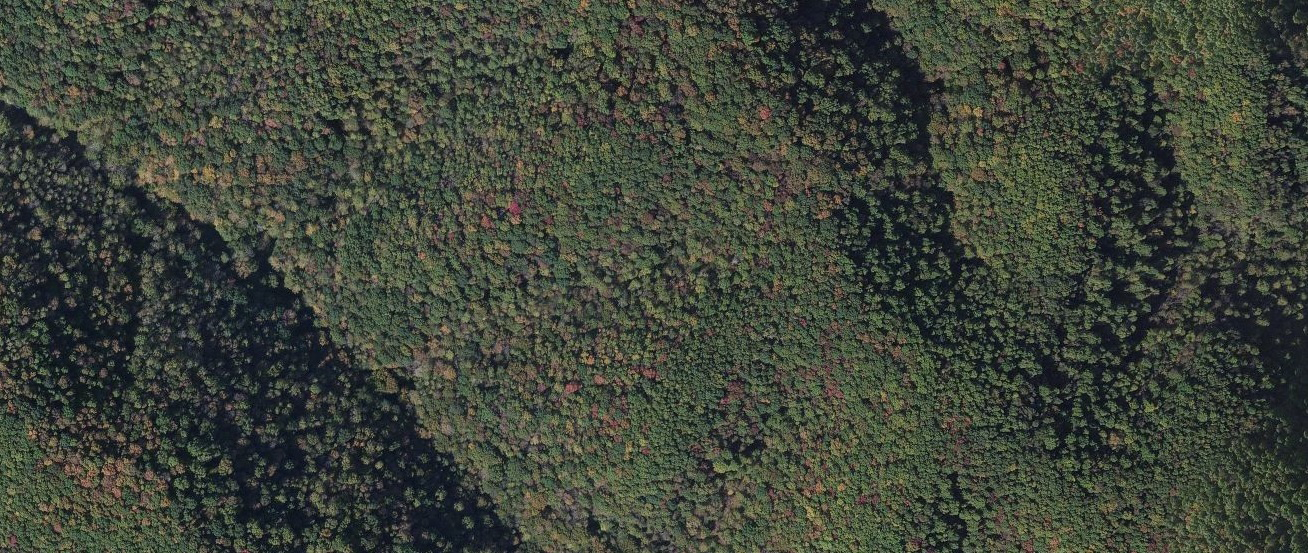
#> input picture code/CNN/Forest/F1.png, 1308 x 553 px; its folder holds only this picture in this run
$ jupyter execute --allow-errors 'CNN3-BP-Marjo_3 -Copy1.ipynb'   (shell and % lines are left out)   (Python 2 division)
#> lines starting #> are read from the running program, lines starting #| are printed output that depends on the picture
# Le-Net 1 based architecture

We start with 41X41 (I) after first convolution (9x9)we have 33X33 (L1). The next pooling layer reduces dimension with 3 to an output image of 11X11 with 4x4 pooling kernels (L2). Then we apply different types of convolution 4x4 kernels on the L2 layer resulting in 8x8 (L3) . Then followed by pooling 2X2 resulting in 4x4 output map (L4). So we have 16 connection for each element in layer L4 (which depend on the amount of different Covolutions in L3)

\begin{equation}
f(x)=\frac{1}{1+e^{-x}} \\
F_{k}= f( \sum_{i} \mathbf{W^{k}_{i} \cdot y_{i}}-b_{k})
\end{equation}

\begin{equation}
E=\sum_{k} \frac{1}{2}|t_k-F_{k}|^{2} \\
\Delta W_{ij}= - \eta \frac{dE}{d W_{ij}}
\end{equation}

\begin{equation}
\Delta W_{ij}= \sum_{k} - \eta \frac{dE}{d F_{k}} \frac{dF_{k}}{dx_{k}} \frac{dx_{k}}{dW_{ij}}=\sum_{k} \eta (t_{k}-F_{k})\frac{e^{-x_{k}}}{(1+e^{-x_{k}})^{2}} \frac{dx_{k}}{dW_{ij}} \\
= \eta (t_{k}-F_{k})\frac{e^{-x_{k}}}{(1+e^{-x_{k}})^{2}} y_{ij}
\end{equation}

\begin{equation}
\Delta b_{k}= - \eta \frac{dE}{d F_{k}} \frac{dF_{k}}{dx_{k}} \frac{dx_{k}}{b_{k}}=\eta (t_{k}-F_{k})\frac{e^{-x_{k}}}{(1+e^{-x_{k}})^{2}} \cdot-1
\end{equation}

Since $\frac{e^{-x_{k}}}{(1+e^{-x_{k}})^{2}}$ is always positive we can neglect this term in our programme

\begin{equation}
x_{k}=\sum_{ij} W^{k}[i,j] \; y^{4rb}[i,j] - b_{k}
\end{equation}

\begin{equation}
y^{4rb}[i,j]= \sum_{u,v} W^{3rb}[u,v] \; y^{3rb} [2i+u,2j+v]
\end{equation}

\begin{equation}
y^{3rb} [2i+u,2j+v]= f\left (x^{3rb}[2i+u,2j+v] \right)
\end{equation}

\begin{equation}
x^{3rb}[2i+u,2j+v]=\sum_{nm} W^{2rb}[n,m] \; y^{2rb}[n+(2i+u),m+(2j+v)] -b^{3rb}[2i+u,2j+v]
\end{equation}

\begin{equation}
\begin{split}
\Delta W^{2rb}[n,m] =\sum_{k} - \eta  \frac{dE}{dF_{k}}
\frac{dF_{k}}{dx_{k}}
\sum_{ij} \frac{dx_{k}}{dy^{4rb}[i,j]}
 \sum_{uv}\frac{dy^{4rb}[i,j]}{d y^{3rb} [2i+u,2j+v]}
\frac{d y^{3rb} [2i+u,2j+v]}{d x^{3rb}[2i+u,2j+v]}
\sum_{nm}\frac{d x^{3rb}[2i+u,2j+v]}{d W^{2rb}[n,m]}
\end{split}
\end{equation}

\begin{equation}
\begin{split}
\Delta b^{3rb}[2i+u,2j+v] =\sum_{k} - \eta  \frac{dE}{dF_{k}}
\frac{dF_{k}}{dx_{k}}
\sum_{ij} \frac{dx_{k}}{dy^{4rb}[i,j]}
 \sum_{uv}\frac{dy^{4rb}[i,j]}{d y^{3rb} [2i+u,2j+v]}
\frac{d y^{3rb} [2i+u,2j+v]}{d x^{3rb}[2i+u,2j+v]}
\frac{d x^{3rb}[2i+u,2j+v]}{d b^{3rb}[2i+u,2j+v]}
\end{split}
\end{equation}

\begin{equation}
    \frac{dx_{k}}{dy^{4rb}[i,j]} = W^{4rbk}[i,j]\\
\end{equation}

\begin{equation}
    \frac{dy^{4rb}[i,j]}{d y^{3rb} [2i+u,2j+v]} = W^{3rb}[u,v] \\
 \end{equation}


\begin{equation}
\frac{d y^{3rb} [2i+u,2j+v]}{d x^{3rb}[2i+u,2j+v]}=\frac{e^{-x^{3rb}[2i+u,2j+v]}}{(1+e^{-x^{3rb}[2i+u,2j+v]})^2}
\end{equation}
This term is first not included since it is always positive. If the training will not converge it might be possible to include this term

 \begin{equation}
    \frac{d y^{3rb} [2i+u,2j+v]}{d W^{2rb}[n,m]}= y^{2rb} [n+(2i+u),m+(2j+v)] \\
\end{equation}

\begin{equation}
\frac{d x^{3rb}[2i+u,2j+v]}{d b^{3rb}[2i+u,2j+v]}=-1
\end{equation}

[cell 1]
import matplotlib.pyplot as plt
import numpy as np
from numpy import linalg as lin
import scipy.signal as sig
from PIL import Image
import glob
import matplotlib.cm as cm
import itertools

[cell 2]
########### Load Input ############################################################################################################################
# In this script I used the brightness to determine structures, instead of one RGB color:
# this is determined by: 0.2126*R + 0.7152*G + 0.0722*B
# Source: https://en.wikipedia.org/wiki/Relative_luminance

patchSize=40 # patchsize this must be 48 since our network can only handle this value

# Open forest
Amount_data= len(glob.glob('Forest/F*'))
Patches_F=np.empty([1,patchSize,patchSize])
Patches_F_RGB=np.empty([1,patchSize,patchSize,3])
Patches_t=np.empty([3])

for k in range (0, Amount_data):
    name="Forest/F%d.png" % (k+1)
    img = Image.open(name)
#> img is the input picture: PIL image 1308x553 RGB; mean R, G, B 63.1, 68.8, 58.1
    data=img.convert('RGB')
    data= np.asarray( data, dtype="int32" )
    data=0.2126*data[:,:,0]+0.7152*data[:,:,1]+0.0722*data[:,:,2]
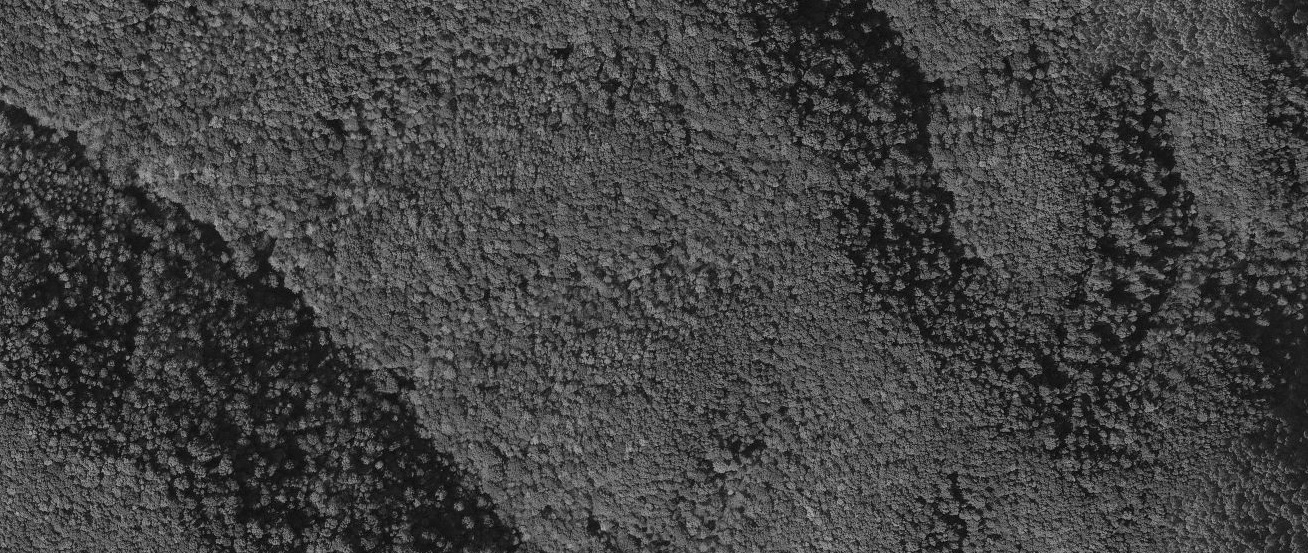
#> data: shape (553, 1308) float64; min 0, max 186.2, mean 66.8
    data2=img.convert('RGB')
    data2= np.asarray( data2, dtype="int32" )

    Yamount=data.shape[0]/patchSize # Counts how many times the windowsize fits in the picture
#> Yamount = 13
    Xamount=data.shape[1]/patchSize # Counts how many times the windowsize fits in the picture
#> Xamount = 32

    # Create patches for structure
    data_t=np.array([[data[j*patchSize:(j+1)*patchSize,i*patchSize:(i+1)*patchSize] for i in range(0,Xamount)] for j in range(0,Yamount)])
    data_t=np.reshape(data_t, [data_t.shape[0]*data_t.shape[1], patchSize, patchSize])
    Patches_F=np.append(Patches_F,data_t,axis=0)
    #Create patches for colour
    data_t=np.array([[data2[j*patchSize:(j+1)*patchSize,i*patchSize:(i+1)*patchSize,:] for i in range(0,Xamount)] for j in range(0,Yamount)])
    data_t=np.reshape(data_t, [data_t.shape[0]*data_t.shape[1], patchSize, patchSize, 3])
    Patches_F_RGB=np.append(Patches_F_RGB, data_t,axis=0)
Patches_F=np.delete(Patches_F, 0,0)
Patches_F_RGB=np.delete(Patches_F_RGB, 0,0)

# Open city
Amount_data= len(glob.glob('City/C*'))
Patches_C=np.empty([1,patchSize,patchSize])
Patches_C_RGB=np.empty([1,patchSize,patchSize,3])
Patches_t=np.empty([3])

for k in range (0, Amount_data):
    name="City/C%d.png" % (k+1)
    img = Image.open(name)
    data=img.convert('RGB')
    data = np.asarray( data, dtype="int32" )
    data=0.2126*data[:,:,0]+0.7152*data[:,:,1]+0.0722*data[:,:,2]
    data2=img.convert('RGB')
    data2= np.asarray( data2, dtype="int32" )

    Yamount=data.shape[0]/patchSize # Counts how many times the windowsize fits in the picture
    Xamount=data.shape[1]/patchSize # Counts how many times the windowsize fits in the picture

    # Create patches for structure
    data_t=np.array([[data[j*patchSize:(j+1)*patchSize,i*patchSize:(i+1)*patchSize] for i in range(0,Xamount)] for j in range(0,Yamount)])
    data_t=np.reshape(data_t, [data_t.shape[0]*data_t.shape[1], patchSize, patchSize])
    Patches_C=np.append(Patches_C,data_t,axis=0)
    #Create patches for colour
    data_t=np.array([[data2[j*patchSize:(j+1)*patchSize,i*patchSize:(i+1)*patchSize,:] for i in range(0,Xamount)] for j in range(0,Yamount)])
    data_t=np.reshape(data_t, [data_t.shape[0]*data_t.shape[1], patchSize, patchSize, 3])
    Patches_C_RGB=np.append(Patches_C_RGB, data_t,axis=0)

Patches_C=np.delete(Patches_C, 0,0)
Patches_C_RGB=np.delete(Patches_C_RGB, 0,0)

# Open water
Amount_data= len(glob.glob('Water/W*'))
Patches_W=np.empty([1,patchSize,patchSize])
Patches_W_RGB=np.empty([1,patchSize,patchSize,3])
Patches_t=np.empty([3])

for k in range (0, Amount_data):
    name="Water/W%d.png" % (k+1)
    img = Image.open(name)
    data=img.convert('RGB')
    data = np.asarray( data, dtype="int32" )
    data=0.2126*data[:,:,0]+0.7152*data[:,:,1]+0.0722*data[:,:,2]

    data2 = img.convert('RGB')
    data2 = np.asarray( data2, dtype="int32" )

    Yamount=data.shape[0]/patchSize # Counts how many times the windowsize fits in the picture
    Xamount=data.shape[1]/patchSize # Counts how many times the windowsize fits in the picture

    # Create patches for structure
    data_t=np.array([[data[j*patchSize:(j+1)*patchSize,i*patchSize:(i+1)*patchSize] for i in range(0,Xamount)] for j in range(0,Yamount)])
    data_t=np.reshape(data_t, [data_t.shape[0]*data_t.shape[1], patchSize, patchSize])
    Patches_W=np.append(Patches_W,data_t,axis=0)
    #Create patches for colour
    data_t=np.array([[data2[j*patchSize:(j+1)*patchSize,i*patchSize:(i+1)*patchSize,:] for i in range(0,Xamount)] for j in range(0,Yamount)])
    data_t=np.reshape(data_t, [data_t.shape[0]*data_t.shape[1], patchSize, patchSize, 3])
    Patches_W_RGB=np.append(Patches_W_RGB, data_t,axis=0)

Patches_W=np.delete(Patches_W, 0,0)
Patches_W_RGB=np.delete(Patches_W_RGB, 0,0)

[cell 3]
########### Functions ############################################################################################################################

# Define Activitation functions, pooling and convolution functions (the rules)

def Sigmoid(x):
    return (1/(1+np.exp(-x)))

def Sigmoid_dx(x):
    return np.exp(-x)/((1+np.exp(-x))**2)

def TanH(x):
    return (1-np.exp(-x))/(1+np.exp(-x))


def Pool(I,W):
    PoolImg=np.zeros((len(I)/len(W),len(I)/len(W))) # W must fit an integer times into I.
    for i in range(0,len(PoolImg)):
        for j in range(0,len(PoolImg)):
            SelAr=I[i*len(W):(i+1)*len(W),j*len(W):(j+1)*len(W)]
            PoolImg[i,j]=np.inner(SelAr.flatten(),W.flatten()) # Now this is just an inner product since we have vectors
    return PoolImg

# To automatically make Gaussian kernels
def makeGaussian(size, fwhm = 3, center=None):
    x = np.arange(0, size, 1, float)
    y = x[:,np.newaxis]

    if center is None:
        x0 = y0 = size // 2
    else:
        x0 = center[0]
        y0 = center[1]

    return np.exp(-4*np.log(2) * ((x-x0)**2 + (y-y0)**2) / fwhm**2)

# To automatically define pooling nodes
def Pool_node(N):
    s=(N,N)
    a=float(N)*float(N)
    return (1.0/a)*np.ones(s)

[cell 4]
#################### Define pooling layers ###########################################################################
P12=Pool_node(4)*(1.0/100.0) #factor 1000 added to lower values more
P34=Pool_node(1)*(1.0/100.0)

#################### Define Convolution layers #######################################################################

######### First C layer #########
C1=[]

## First Kernel

# Inspiration: http://en.wikipedia.org/wiki/Sobel_operator
# http://stackoverflow.com/questions/9567882/sobel-filter-kernel-of-large-size

Kernel=np.array([[4,3,2,1,0,-1,-2,-3,-4],
                 [5,4,3,2,0,-2,-3,-4,-5],
                 [6,5,4,3,0,-3,-4,-5,-6],
                 [7,6,5,4,0,-4,-5,-6,-7],
                 [8,7,6,5,0,-5,-6,-7,-8],
                 [7,6,5,4,0,-4,-5,-6,-7],
                 [6,5,4,3,0,-3,-4,-5,-6],
                 [5,4,3,2,0,-2,-3,-4,-5],
                 [4,3,2,1,0,-1,-2,-3,-4]])

C1.append(Kernel)

## Second Kernel
Kernel=np.matrix.transpose(Kernel)
C1.append(Kernel)

##Third Kernel
#Kernel=makeGaussian(9,5)
#Kernel=(1/np.sum(Kernel))*Kernel
#C1.append(Kernel)

######### Initialize output weights and biases #########

# Define the number of branches in one row
N_branches= 3
ClassAmount=3 # Forest, City, Water
Size_C2=5
S_H3=((patchSize-C1[0].shape[0]+1)/P12.shape[1])-Size_C2+1
S_H4=S_H3/P34.shape[1]

C2=np.random.rand(len(C1),N_branches, Size_C2, Size_C2) # second convolution weigths
W=np.random.rand(ClassAmount, len(C1), N_branches, S_H3, S_H3) # end-weight from output to classifier-neurons
W2=np.random.rand(3,3)
H3_bias=np.random.rand(len(C1),N_branches) # bias in activation function from C2 to H3
Output_bias=np.random.rand(ClassAmount) # bias on the three classes

#learning rates
n_bias=1*10**-2
n_W=1*10**-2
n_C2=1*10**-2
n_H3_bias=1*10**-2
#Labda=5*10**-3

[cell 5]
S_H4

[cell 6]
N_plts=len(C1)
for i in range(0,N_plts):
    plt.subplot(4,3,i+1)
    plt.imshow(C1[i])
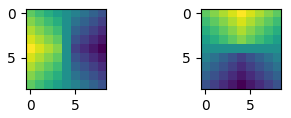
#> figure drawn by matplotlib, 2 panels

# For the extra information regarding the code in the following cell

a random patch is chosen in the following way: the program counts how many files and patches there are in total, then it permutes the sequence so that a random patch is chosen every iteration (forest, city, water). After selecting the number the file has to be found back.

[cell 7]
N_F=Patches_F.shape[0]
#> N_F = 416
N_C=Patches_C.shape[0]
N_W=Patches_W.shape[0]

N_total=N_F+N_C+N_W
#> N_total = 416
Sequence = np.arange(N_total)
#> Sequence = 416 values from 0 to 415
Sequence = np.random.permutation(Sequence)
